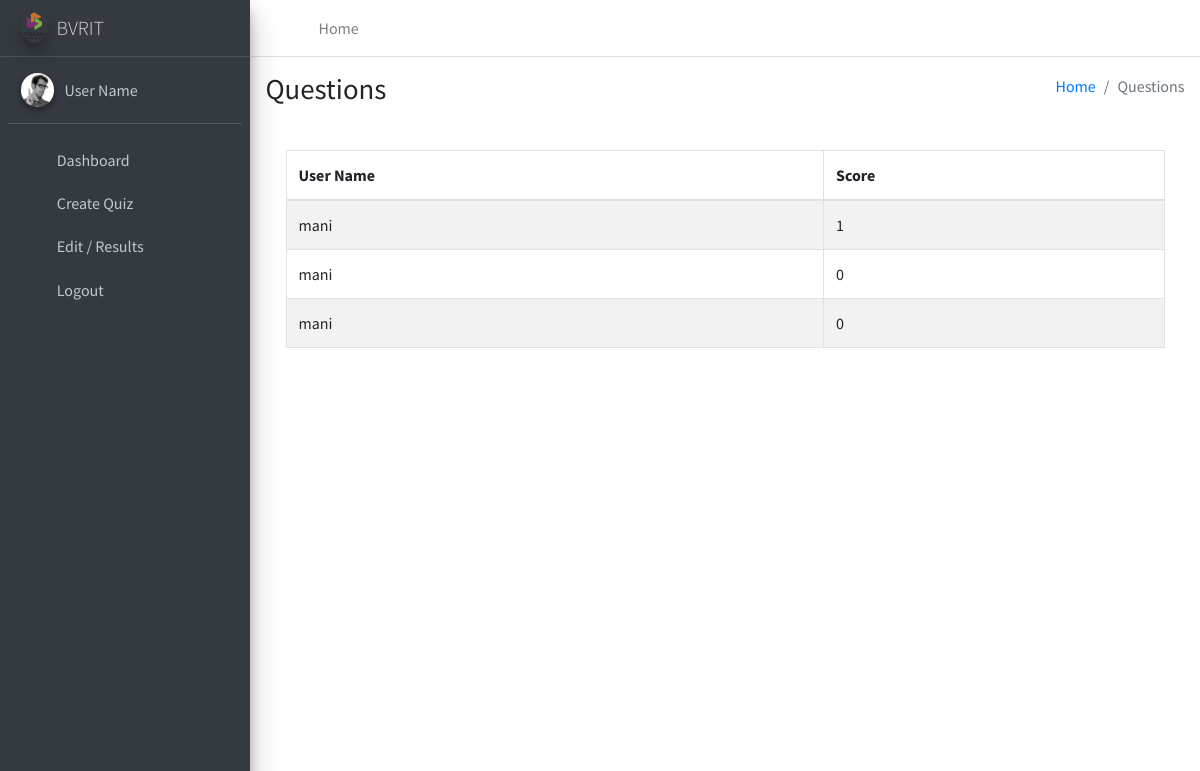
The page /result/1 (signed in) on the database its author committed.
### staff/models.py (models this page shows, shortened)
class QuizTaker(models.Model):
	user = models.ForeignKey(settings.AUTH_USER_MODEL, on_delete=models.CASCADE)
	quiz = models.ForeignKey(Quiz, on_delete=models.CASCADE)
	score = models.IntegerField(default=0)
	completed = models.BooleanField(default=False)

### compiler/views.py (the view)
# urls.py: path('result/<int:id>',views.result,name='result'),
def result(request,id):
    if request.user.is_authenticated and request.user.is_staff:
        q=Quiz.objects.get(id=id)
        s=QuizTaker.objects.filter(quiz=q)
        return render(request,'result.html',{'s':s})
    else:
        return render(request,"home.html")

### templates/result.html (shortened to what this page needs)
{% load static %}
<!DOCTYPE html>
<html lang="en">
<head>
</head>
<body class="hold-transition sidebar-mini layout-fixed">
<div class="wrapper">
{% include 'staffnavbar.html' %}
<div class="content-wrapper" style="background-color:white !important">
    <section class="content-header">
        <div class="container-fluid">
            <div class="row mb-2">
                <div class="col-sm-6">
                    <h1>Questions</h1>
                </div>
                <div class="col-sm-6">
                    <ol class="breadcrumb float-sm-right">
                    <li class="breadcrumb-item"><a href="createquiz.php">Home</a></li>
                    <li class="breadcrumb-item active">Questions</li>
                    </ol>
                </div>
            </div>
        </div>
    </section>
<section class="content">
  <div class="row mx-auto">
    <div class="col-12 mx-auto">
        <div class="card-body">
          <table id="example2" class="table table-striped table table-bordered">
            <thead>
            <tr>
              <th>User Name</th>
              <th>Score</th>
            </tr>
            </thead>
            <tbody>
                {% for i in s %}
                  <tr>
                      <td>{{i.user}}</td>
                      <td>{{i.score}}</td>
                  </tr>
                {% endfor %}
            </tbody>
          </table>
        </div>
      </div>
    </div>
</section>
</div>
</div>
{% include 'includes.html' %}
</body>
</html>

### rows shown on the page
QuizTaker: user "mani", score "1"
QuizTaker: user "mani", score "0"
QuizTaker: user "mani", score "0"
